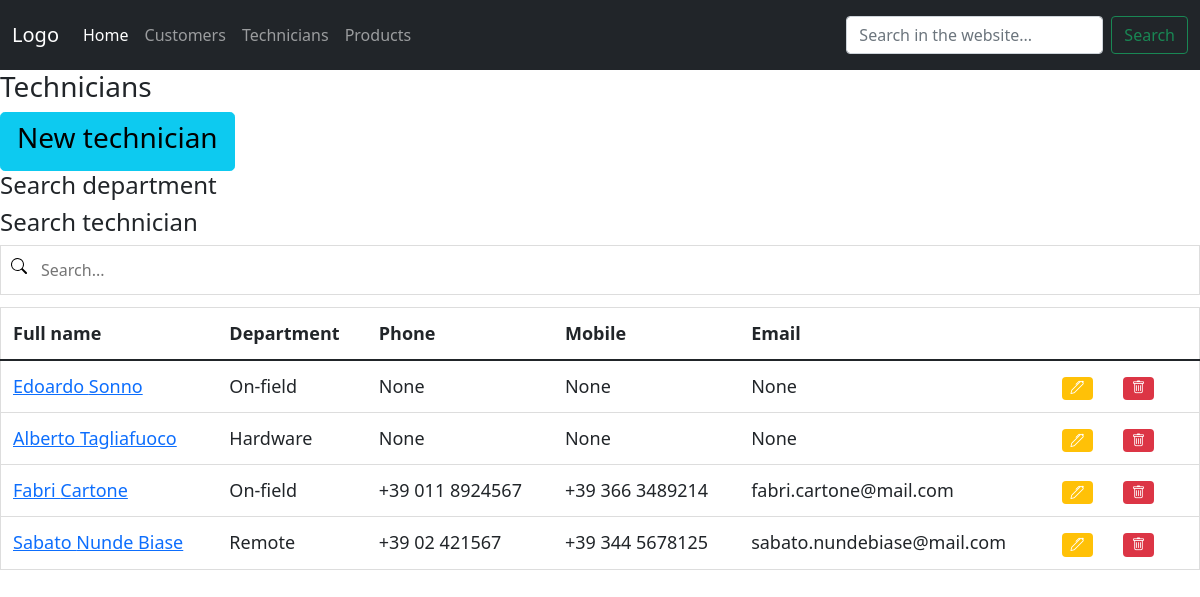
/technician_list, run on the app's committed database.
### hotline/models.py (models this page shows, shortened)
class technician(models.Model):
    first_name = models.CharField(max_length=50)
    last_name = models.CharField(max_length=50)
    office_phone = models.CharField(max_length=15, null=True, blank=True)
    mobile_phone = models.CharField(max_length=15, null=True, blank=True)
    email = models.CharField(max_length=100, null=True, blank=True)
    department_id = ForeignKey('department', on_delete=models.PROTECT)

class department(models.Model):
    name = models.CharField(max_length=50)
    subset = models.CharField(max_length=50)
    def __str__(self):
        return self.name

### hotline/views.py (the view)
# urls.py: path('technician_list', views.technician_list, name="technician_list"),
def technician_list(request):
    context = {
        'technicians': all_technicians
    }
    return render(request, 'hotline/technician_list.html', context)

### hotline/templates/hotline/technician_list.html
{% extends 'hotline/home.html' %}
{% block content %}
<h3>Technicians</h3>
<a href="{% url 'new_technician' %}" class="btn btn-info btn-lg"><h3>New technician</h3></a>
<h4>Search department</h4>
<h4>Search technician</h4>
<input type="text" id="SearchInput" onkeyup="filterTable()" placeholder="Search..." title="Type in a name">
<table id="searchableTable" class="table table-responsive table-hover">
    <thead class="thead dark">
        <tr>
            <th scope="col">Full name</th>
            <th scope="col">Department</th>
            <th scope="col">Phone</th>
            <th scope="col">Mobile</th>
            <th scope="col">Email</th>
            <th scope="col"></th>
            <th scope="col"></th>
        </tr>
    </thead>
    <tbody>
        {% for technician in technicians %}
        <tr>
            <td><a href="{% url 'technician_detail' technician.id %}">{{technician.first_name}} {{technician.last_name}}</a></td>
            <td>{{technician.department_id}}</td>
            <td>{{technician.office_phone}}</td>
            <td>{{technician.mobile_phone}}</td>
            <td>{{technician.email}}</td>
            <td><a href="#"><span class="badge bg-warning"><i class="bi bi-pen"></i></span></a></td>
            <td><a href="#"><span class="badge bg-danger"><i class="bi bi-trash"></i></span></a></td>
            <td></td>
        </tr>
        {% endfor %}
    </tbody>
</table>
{% endblock %}

### static/css/style.css (style rules this page uses)
#SearchInput { background-image: url('../images/search.svg'); background-position: 10px 12px; background-repeat: no-repeat; width: 100%; font-size: 16px; padding: 12px 20px 12px 40px; border: 1px solid #ddd; margin-bottom: 12px; }
#searchableTable { border-collapse: collapse; width: 100%; border: 1px solid #ddd; font-size: 18px; }
#searchableTable th, #searchableTable td { text-align: left; padding: 12px; }
#searchableTable tr { border-bottom: 1px solid #ddd; }

### data on the page
technician: first_name "Edoardo", last_name "Sonno", department_id "On-field", office_phone "None", mobile_phone "None", email "None"
technician: first_name "Alberto", last_name "Tagliafuoco", department_id "Hardware", office_phone "None", mobile_phone "None", email "None"
technician: first_name "Fabri", last_name "Cartone", department_id "On-field", office_phone "+39 011 8924567", mobile_phone "+39 366 3489214", email "fabri.cartone@mail.com"
technician: first_name "Sabato", last_name "Nunde Biase", department_id "Remote", office_phone "+39 02 421567", mobile_phone "+39 344 5678125", email "sabato.nundebiase@mail.com"
